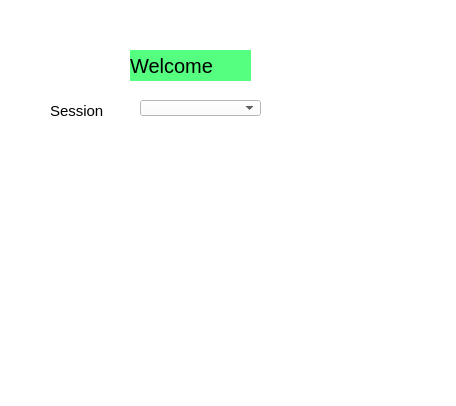
<?xml version="1.0" encoding="UTF-8"?>
<ui version="4.0">
 <class>attendance</class>
 <widget class="QWidget" name="attendance">
  <property name="geometry">
   <rect>
    <x>0</x>
    <y>0</y>
    <width>456</width>
    <height>406</height>
   </rect>
  </property>
  <property name="windowTitle">
   <string>Form</string>
  </property>
  <property name="styleSheet">
   <string notr="true">background-color: rgb(255, 255, 255);</string>
  </property>
  <widget class="QLabel" name="label">
   <property name="geometry">
    <rect>
     <x>130</x>
     <y>50</y>
     <width>121</width>
     <height>31</height>
    </rect>
   </property>
   <property name="styleSheet">
    <string notr="true">QLabel{
	background-color: rgb(85, 255, 127);
font-size:20px;}</string>
   </property>
   <property name="text">
    <string>Welcome</string>
   </property>
  </widget>
  <widget class="QLabel" name="label_2">
   <property name="geometry">
    <rect>
     <x>50</x>
     <y>100</y>
     <width>61</width>
     <height>21</height>
    </rect>
   </property>
   <property name="styleSheet">
    <string notr="true">QLabel{
font-size:15px}</string>
   </property>
   <property name="text">
    <string>Session</string>
   </property>
  </widget>
  <widget class="QComboBox" name="comboBox">
   <property name="geometry">
    <rect>
     <x>140</x>
     <y>100</y>
     <width>121</width>
     <height>16</height>
    </rect>
   </property>
  </widget>
 </widget>
 <resources/>
 <connections/>
</ui>
